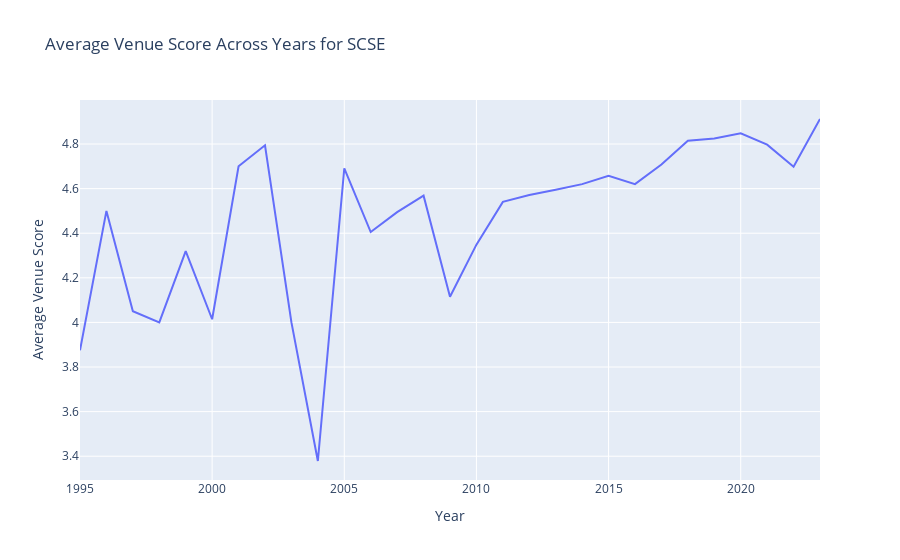

The notebook cell saved with this chart:
### Code cell
import pandas as pd
import plotly.express as px


import pandas as pd
import plotly.express as px
import ast

def compute_avg_score_plot(input_df):
    df = pd.DataFrame()
    for index, row in input_df.iterrows():
        new_df = pd.DataFrame(ast.literal_eval(row["publications_detailed_data"]))
        df = pd.concat([df, new_df], axis=0)
    
    df['venue_score'] = pd.to_numeric(df['venue_score'], errors='coerce')
    df = df[df['year'] > 1994]
    avg_scores_per_year = df.groupby('year')['venue_score'].mean().reset_index()

    # Plotting using Plotly
    fig = px.line(avg_scores_per_year, x='year', y='venue_score', title='Average Venue Score Across Years for SCSE')
    fig.update_layout(xaxis_title='Year', yaxis_title='Average Venue Score')
    
    return fig

# Usage
fig = compute_avg_score_plot(full_df)
fig.show()

### Figure 1 — Plotly figure (JSON) as saved in the notebook; plotly's stock layout.template omitted (floating-point values rounded to 4 significant figures)
{"data": [{"hovertemplate": "year=%{x}<br>venue_score=%{y}<extra></extra>", "legendgroup": "", "line": {"color": "#636efa", "dash": "solid"}, "marker": {"symbol": "circle"}, "mode": "lines", "name": "", "orientation": "v", "showlegend": false, "type": "scatter", "x": [1995, 1996, 1997, 1998, 1999, 2000, 2001, 2002, 2003, 2004, 2005, 2006, 2007, 2008, 2009, 2010, 2011, 2012, 2013, 2014, 2015, 2016, 2017, 2018, 2019, 2020, 2021, 2022, 2023], "xaxis": "x", "y": [3.875, 4.5, 4.05, 4, 4.32, 4.014, 4.7, 4.794, 4, 3.379, 4.691, 4.405, 4.495, 4.568, 4.115, 4.349, 4.541, 4.571, 4.595, 4.62, 4.658, 4.62, 4.708, 4.815, 4.825, 4.848, 4.797, 4.698, 4.912], "yaxis": "y"}], "layout": {"legend": {"tracegroupgap": 0}, "title": {"text": "Average Venue Score Across Years for SCSE"}, "xaxis": {"anchor": "y", "domain": [0, 1], "title": {"text": "Year"}}, "yaxis": {"anchor": "x", "domain": [0, 1], "title": {"text": "Average Venue Score"}}}}
